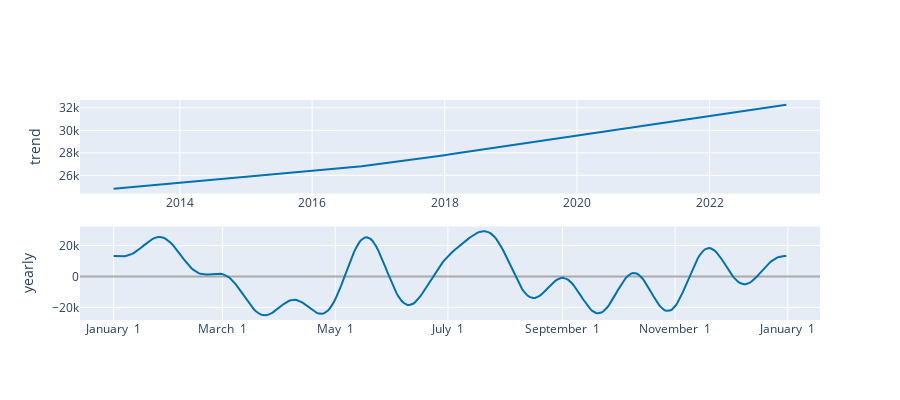

Write notebook code for a chart like this one.
### Code cell
#another one - lets gooooo
plot_components_plotly(m, fcst)
